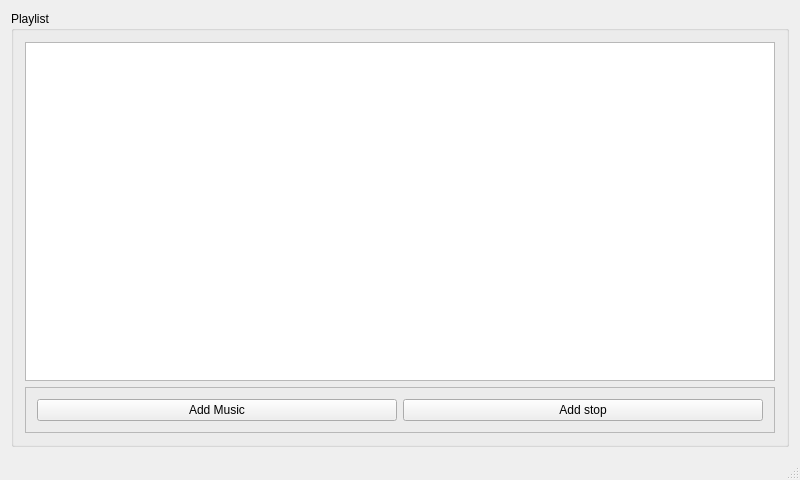
<?xml version="1.0" encoding="UTF-8"?>
<ui version="4.0">
 <class>MainWindow</class>
 <widget class="QMainWindow" name="MainWindow">
  <property name="geometry">
   <rect>
    <x>0</x>
    <y>0</y>
    <width>800</width>
    <height>480</height>
   </rect>
  </property>
  <property name="minimumSize">
   <size>
    <width>800</width>
    <height>480</height>
   </size>
  </property>
  <property name="maximumSize">
   <size>
    <width>800</width>
    <height>480</height>
   </size>
  </property>
  <property name="windowTitle">
   <string>MainWindow</string>
  </property>
  <widget class="QWidget" name="centralWidget">
   <layout class="QHBoxLayout" name="horizontalLayout_2">
    <item>
     <widget class="QGroupBox" name="groupBox">
      <property name="title">
       <string>Playlist</string>
      </property>
      <layout class="QVBoxLayout" name="verticalLayout_2">
       <item>
        <widget class="QListWidget" name="trackListWidget">
         <property name="contextMenuPolicy">
          <enum>Qt::DefaultContextMenu</enum>
         </property>
        </widget>
       </item>
       <item>
        <widget class="QFrame" name="frame">
         <property name="frameShape">
          <enum>QFrame::StyledPanel</enum>
         </property>
         <property name="frameShadow">
          <enum>QFrame::Raised</enum>
         </property>
         <layout class="QHBoxLayout" name="horizontalLayout">
          <item>
           <widget class="QPushButton" name="addMusicPushButton">
            <property name="text">
             <string>Add Music</string>
            </property>
           </widget>
          </item>
          <item>
           <widget class="QPushButton" name="addStopPushButton">
            <property name="text">
             <string>Add stop</string>
            </property>
           </widget>
          </item>
         </layout>
        </widget>
       </item>
      </layout>
     </widget>
    </item>
   </layout>
  </widget>
  <widget class="QStatusBar" name="statusBar"/>
  <action name="action_Quit">
   <property name="text">
    <string>Quit</string>
   </property>
  </action>
 </widget>
 <layoutdefault spacing="6" margin="11"/>
 <resources/>
 <connections/>
</ui>
